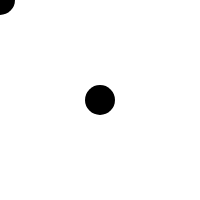
Frame 1 (no input)
Frame 60 (no input): identical to frame 1, image omitted
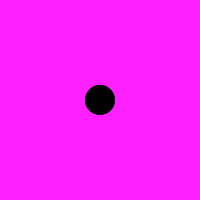
Frame 120 (the mouse pressed at the canvas centre since frame 60)

The p5.js sketch that drew these frames (run headless with seeded random() and noise() and a simulated clock; from frame 60 on, the mouse is pressed at the canvas centre):

// p5.js sketch
// ── sketch.js
var px;
var py;

function setup() {
  createCanvas(200, 200);
  strokeWeight(30);
}

function draw() {
  background(255);
  var x2 = mouseX;
  var y2 = mouseY;
  var x1 = width/2;
  var y1 = height/2;

  var colliding = pointPoint(x1, y1, x1, y2);
    if (colliding == true) {
      background (334, 32, 255);
    } else {
      background(255);
    }

    //diplay points
    point(x1, y1);
    point(x2, y2);

  function pointPoint(x1, y1, x1, y2) {
    if (x1 == x2 && y1 == y2) {
      return true;
    }
    return false;
  }
}
